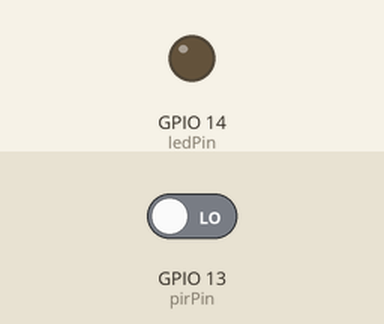
The sketch below on a simulated ESP32. Shown: output pins drawn as LEDs (lit = HIGH). The inputs (shaded band) are chosen by the test bench; at power-on: GPIO 13 (pirPin) LOW. WiFi joins after 1.5 s; servers stay silent unless stated; no MQTT or app messages arrive unless stated; what the sketch prints to the serial monitor is not drawn.

Above: at 3.2 s.
3.3 s: GPIO 13 (pirPin) driven HIGH
At 4.4 s:
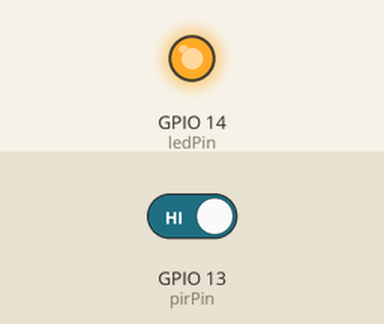
Timing chart, 0 to 11.5 s (numbered marks = the images above; inputs shaded):
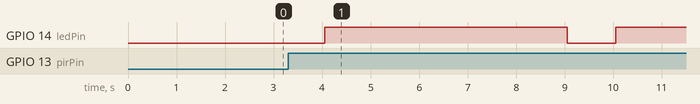

The sketch:

lampu.ino
```cpp
#include <WiFi.h>
#include <PubSubClient.h>

// Koneksi WiFi
#define WIFI_SSID "Ghinaa"
#define WIFI_PASSWORD "bolehaja"

// MQTT Broker
#define MQTT_SERVER "mqtt.my.id"
#define MQTT_PORT 1883
#define MQTT_TOPIC "sensor/motion"

// Pin
const int pirPin = 13;   // Sensor PIR
const int ledPin = 14;   // LED

WiFiClient espClient;
PubSubClient client(espClient);

void setup() {
  Serial.begin(115200);

  // Pin Mode
  pinMode(pirPin, INPUT);
  pinMode(ledPin, OUTPUT);

  // Inisialisasi awal
  digitalWrite(ledPin, LOW); // Matikan LED

  // Koneksi WiFi
  connectWiFi();

  // Koneksi ke MQTT Broker
  client.setServer(MQTT_SERVER, MQTT_PORT);
  reconnectMQTT();
}

void loop() {
  // Pastikan koneksi MQTT
  if (!client.connected()) {
    reconnectMQTT();
  }
  client.loop();

  // Membaca nilai dari sensor PIR
  int motionDetected = digitalRead(pirPin);

  if (motionDetected == HIGH) {
    digitalWrite(ledPin, HIGH); // Nyalakan LED
    Serial.println("Gerakan terdeteksi! LED menyala.");
    client.publish(MQTT_TOPIC, "Gerakan terdeteksi, Lampu Menyala!");
    delay(5000); // Menjaga LED tetap menyala selama 5 detik
    digitalWrite(ledPin, LOW); // Matikan LED setelah 5 detik
    Serial.println("LED dimatikan.");
  } else {
    Serial.println("Tidak ada gerakan. LED tetap mati.");
  }

  delay(1000); // Interval pembacaan
}

// Fungsi untuk koneksi ke WiFi
void connectWiFi() {
  Serial.print("Menghubungkan ke WiFi");
  WiFi.begin(WIFI_SSID, WIFI_PASSWORD);
  while (WiFi.status() != WL_CONNECTED) {
    delay(1000);
    Serial.print(".");
  }
  Serial.println("\nTerhubung ke WiFi!");
}

// Fungsi untuk koneksi ke MQTT Broker
void reconnectMQTT() {
  while (!client.connected()) {
    Serial.print("Mencoba terhubung ke MQTT...");
    if (client.connect("ESP32Client")) {
      Serial.println("Terhubung ke broker MQTT!");
    } else {
      Serial.print("Gagal terhubung, rc=");
      Serial.print(client.state());
      Serial.println(". Coba lagi dalam 5 detik.");
      delay(5000);
    }
  }
}
```

Measured:
- after the input at 3.3 s, GPIO 14 (ledPin): LOW → HIGH after 0.75 s, → LOW 5.0 s later, → HIGH 1.0 s later
